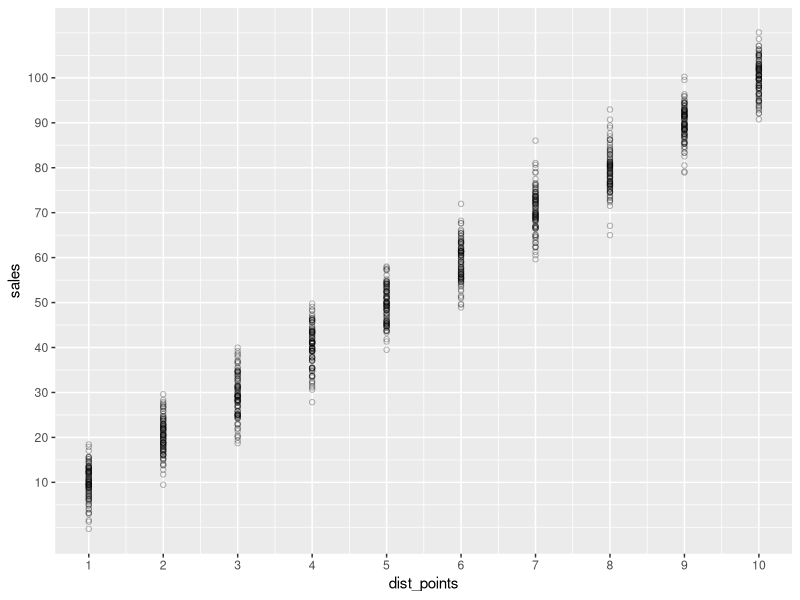
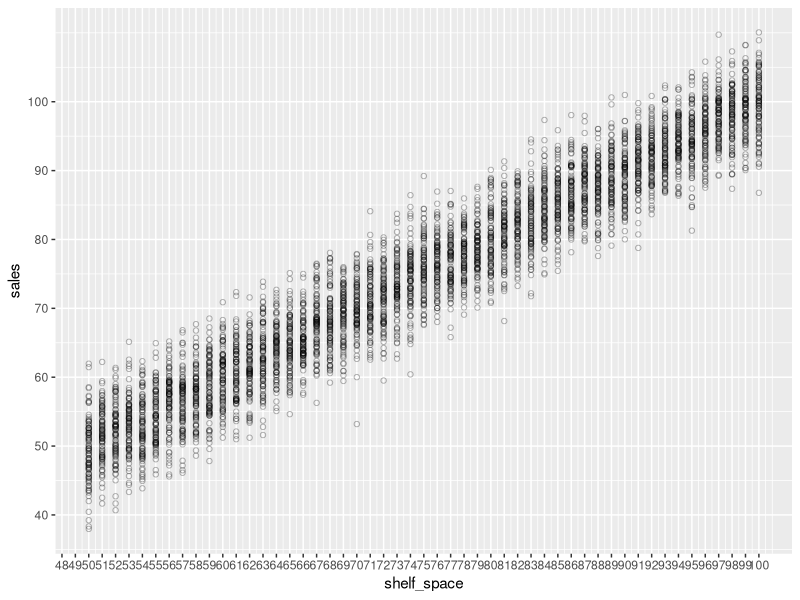
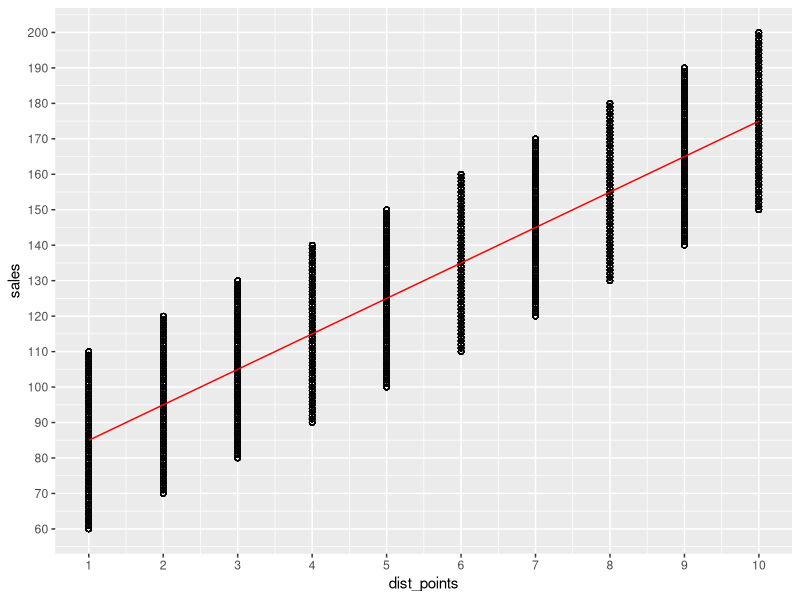
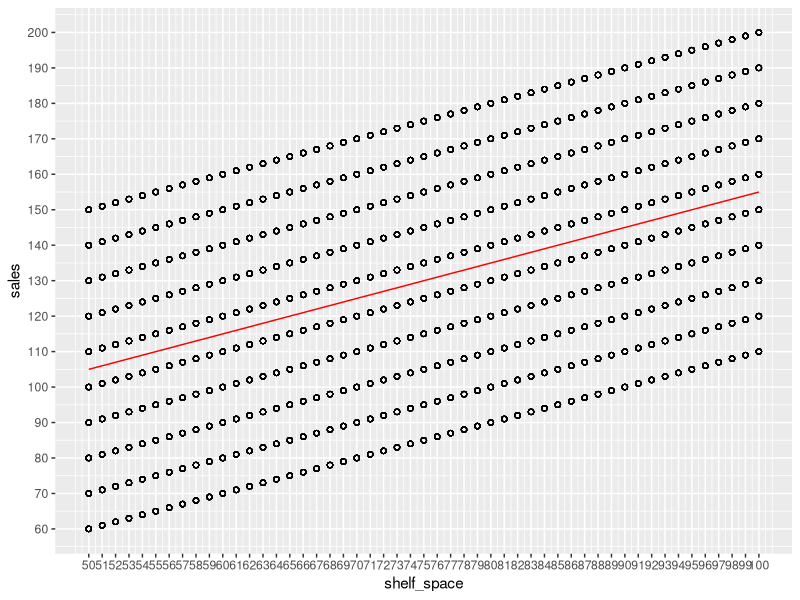
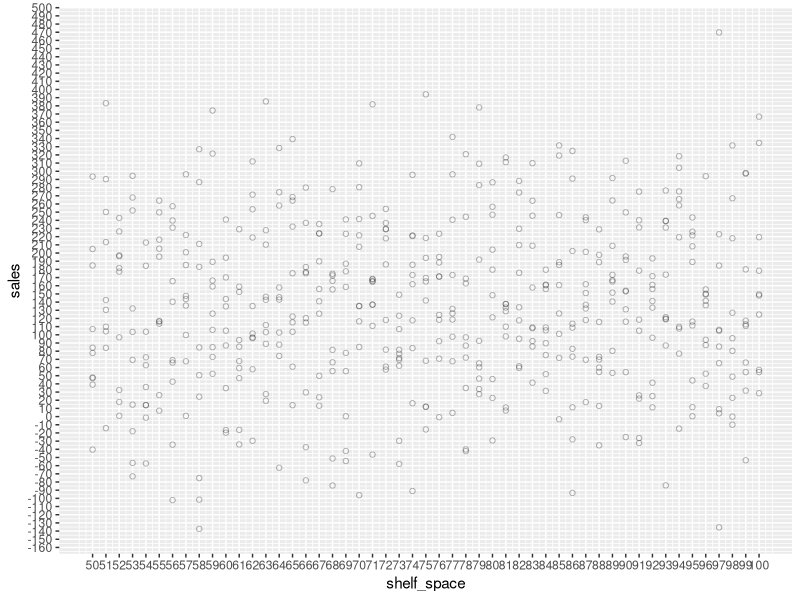
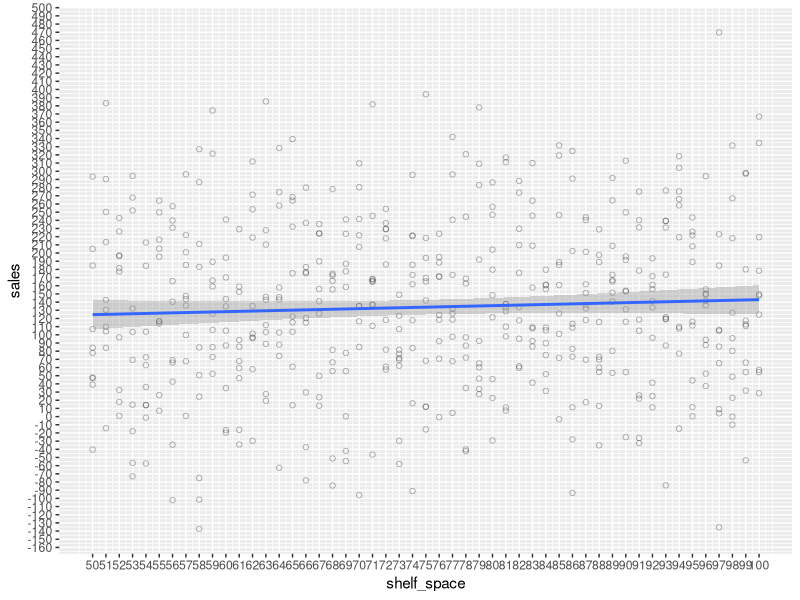
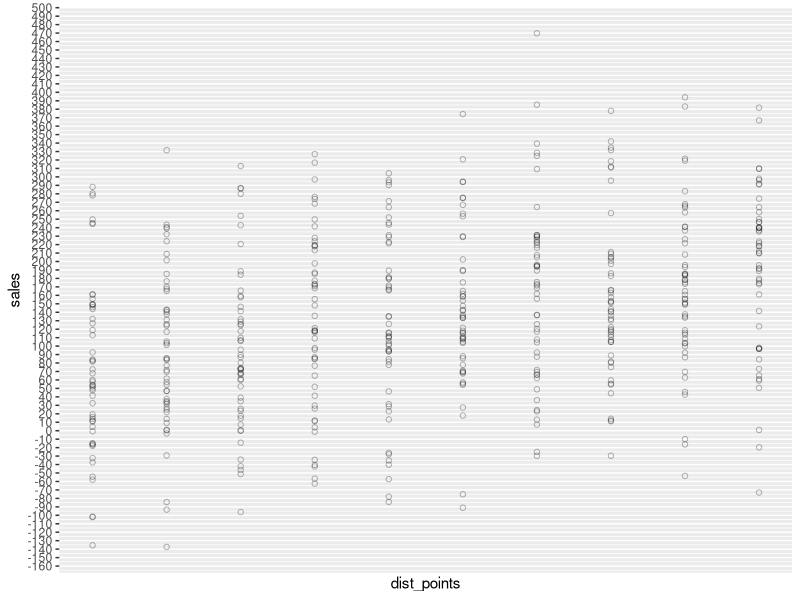
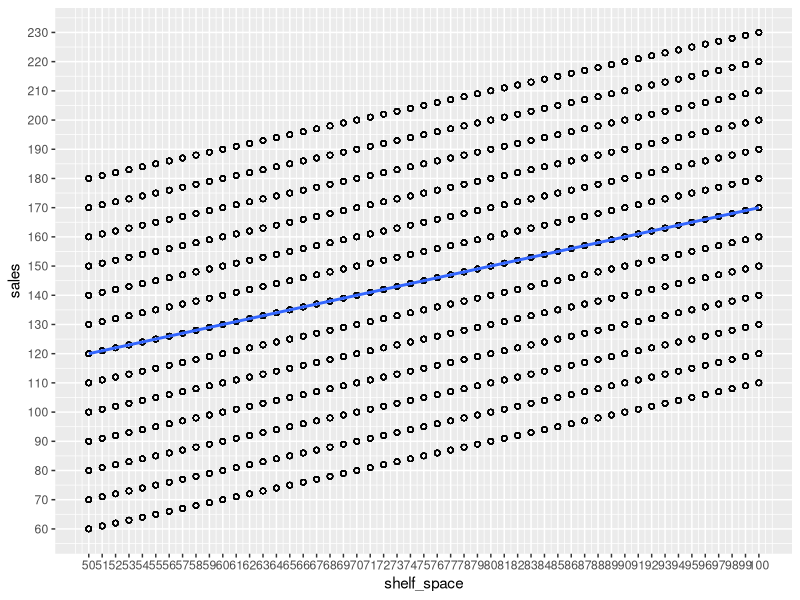

Source code (R) for these figures, in order:
## ---- chunk 1

library(tidyverse)
# library(plotly)



# Initial input data -------------------------------------------------------------------------------------------------------

## ---- chunk 2
dist_points_k <- 10
dist_points_d <- 0
dist_points_sigma <- 4

df_distpoints <-
    data.frame(dist_points = rep(1:10, 100) ) %>% 
    mutate(sales = dist_points * dist_points_k + dist_points_d + rnorm(n(), mean = 0, sd = dist_points_sigma))

df_distpoints %>% 
    ggplot(aes(x = dist_points, y = sales)) +
    geom_point(shape = 1, alpha = 0.3) +
    scale_x_continuous(breaks = seq(1,10)) +
    scale_y_continuous(breaks = seq(10,100,10))
## ---- chunk 3
shelf_space_k <- 1
shelf_space_d <- 0
shelf_space_sigma <- 4

df_shelfspace <-
    data.frame(shelf_space = rep(50:100, 100) ) %>% # 50% until 100% 
    mutate(sales = shelf_space * shelf_space_k + shelf_space_d + rnorm(n(), mean = 0, sd = shelf_space_sigma))

df_shelfspace %>% 
    ggplot(aes(x = shelf_space, y = sales)) +
    geom_point(shape = 1, alpha = 0.3) +
    scale_x_continuous(breaks = seq(1,100)) +
    scale_y_continuous(breaks = seq(10,100,10))

## ---- chunk 4
df_combinded_norandom <- 
    expand.grid(dist_points = rep(1:10, 10),
                shelf_space = rep(50:100, 10)
    ) %>% 
    mutate(sales = dist_points * dist_points_k + dist_points_d +
               shelf_space * shelf_space_k + shelf_space_d
    )

# df_combinded_norandom %>% nrow
# 51000



# 3d plot
# plot_ly(data = df_combinded_norandom, x=~dist_points, y=~shelf_space, z=~sales, type="scatter3d", mode="markers", alpha = 0.8) %>% 
#     layout(scene = list(camera=list(eye = list(x = -1.25, y = -1.5, z = 1.25))))
## ---- chunk 5
# actual residual standard error
sd(df_combinded_norandom %>% mutate(error = dist_points * dist_points_k + shelf_space * shelf_space_k - sales) %>% pull(error))
# 0
## ---- chunk 6
lm_res_no_random <- lm(sales ~ dist_points + shelf_space, data = df_combinded_norandom)
summary(lm_res_no_random)
# Coefficients:
#     Estimate Std. Error    t value Pr(>|t|)    
# (Intercept) -2.714e-11  5.967e-13 -4.549e+01   <2e-16 ***
#     dist_points  1.000e+01  3.754e-14  2.664e+14   <2e-16 ***
#     shelf_space  1.000e+00  7.325e-15  1.365e+14   <2e-16 ***
#     ---
#     Signif. codes:  0 ‘***’ 0.001 ‘**’ 0.01 ‘*’ 0.05 ‘.’ 0.1 ‘ ’ 1
# 
# Residual standard error: 2.435e-11 on 50997 degrees of freedom
# Multiple R-squared:      1,	Adjusted R-squared:      1 
# F-statistic: 4.481e+28 on 2 and 50997 DF,  p-value: < 2.2e-16

# parameter coefficients - fit very well
# no residual standard error - OK
## ---- chunk 7
lm_res_no_random_onlydistpoints <- lm(sales ~ dist_points, data = df_combinded_norandom)
summary(lm_res_no_random_onlydistpoints)
# Coefficients:
#     Estimate Std. Error t value Pr(>|t|)    
# (Intercept) 75.00000    0.14081   532.6   <2e-16 ***
#     dist_points 10.00000    0.02269   440.7   <2e-16 ***
#     ---
#     Signif. codes:  0 ‘***’ 0.001 ‘**’ 0.01 ‘*’ 0.05 ‘.’ 0.1 ‘ ’ 1
# 
# Residual standard error: 14.72 on 50998 degrees of freedom
# Multiple R-squared:  0.792,	Adjusted R-squared:  0.792 
# F-statistic: 1.942e+05 on 1 and 50998 DF,  p-value: < 2.2e-16

# dist_points coefficient is found very well!!!!!
# intercept is really high!!!!!!!
# R squared is already pretty high, but not as before!!!!!
## ---- chunk 8
pred_lm_res_no_random_onlydistpoints <- tibble(y = predict(lm_res_no_random_onlydistpoints, tibble(dist_points = df_combinded_norandom$dist_points)) , dist_points = df_combinded_norandom$dist_points)
(df_combinded_norandom %>% 
        ggplot(aes(x = dist_points, y = sales)) +
        geom_point(shape = 1, alpha = 0.3) +
        scale_x_continuous(breaks = seq(1,10)) +
        scale_y_continuous(breaks = seq(10,500,10)) +
        geom_line(data = pred_lm_res_no_random_onlydistpoints, aes(x = dist_points, y = y), col = 'red')
)
## ---- chunk 9
lm_res_no_random_onlyshelfspace <- lm(sales ~ shelf_space, data = df_combinded_norandom)
summary(lm_res_no_random_onlyshelfspace)
# Coefficients:
#     Estimate Std. Error t value Pr(>|t|)    
# (Intercept) 55.000000   0.660424   83.28   <2e-16 ***
#     shelf_space  1.000000   0.008641  115.73   <2e-16 ***
#     ---
#     Signif. codes:  0 ‘***’ 0.001 ‘**’ 0.01 ‘*’ 0.05 ‘.’ 0.1 ‘ ’ 1
# 
# Residual standard error: 28.72 on 50998 degrees of freedom
# Multiple R-squared:  0.208,	Adjusted R-squared:  0.208 
# F-statistic: 1.339e+04 on 1 and 50998 DF,  p-value: < 2.2e-16
## ---- chunk 10
pred_lm_res_no_random_onlyshelfspace <- tibble(y = predict(lm_res_no_random_onlyshelfspace, tibble(shelf_space = df_combinded_norandom$shelf_space)) , shelf_space = df_combinded_norandom$shelf_space)
(df_combinded_norandom %>% 
        ggplot(aes(x = shelf_space, y = sales)) +
        geom_point(shape = 1, alpha = 0.3) +
        scale_x_continuous(breaks = 50:100) +
        scale_y_continuous(breaks = seq(10,500,10)) +
        geom_line(data = pred_lm_res_no_random_onlyshelfspace, aes(x = shelf_space, y = y), col = 'red')
)
## ---- chunk 11
df_combinded <- 
    expand.grid(dist_points = rep(1:10, 10),
               shelf_space = rep(50:100, 10)
               ) %>% 
    mutate(sales = dist_points * dist_points_k + dist_points_d + rnorm(n(), mean = 0, sd = dist_points_sigma) +
               shelf_space * shelf_space_k + shelf_space_d + rnorm(n(), mean = 0, sd = shelf_space_sigma)
               )

# df_combinded %>% nrow
# 51000



# 3d plot
# plot_ly(data = df_combinded, x=~dist_points, y=~shelf_space, z=~sales, type="scatter3d", mode="markers", alpha = 0.8) %>% 
#     layout(scene = list(camera=list(eye = list(x = -1.25, y = -1.5, z = 1.25))))
## ---- chunk 12
sd(df_combinded %>% mutate(error = dist_points * dist_points_k + shelf_space * shelf_space_k - sales) %>% pull(error))
# 5.68907
## ---- chunk 13
lm_res <- lm(sales ~ dist_points + shelf_space, data = df_combinded)
summary(lm_res)
# Coefficients:
#     Estimate Std. Error t value Pr(>|t|)    
# (Intercept)  0.154233   0.138979    1.11    0.267    
# dist_points 10.002490   0.008743 1144.05   <2e-16 ***
#     shelf_space  0.997832   0.001706  584.88   <2e-16 ***
#     ---
#     Signif. codes:  0 ‘***’ 0.001 ‘**’ 0.01 ‘*’ 0.05 ‘.’ 0.1 ‘ ’ 1
# 
# Residual standard error: 5.671 on 50997 degrees of freedom
# Multiple R-squared:   0.97,	Adjusted R-squared:   0.97 
# F-statistic: 8.255e+05 on 2 and 50997 DF,  p-value: < 2.2e-16
## ---- chunk 14
df_combinded_part_extreme_randomised <- 
    expand.grid(dist_points = rep(1:10, 1),
                shelf_space = rep(50:100, 1)
    ) %>% 
    mutate(sales = dist_points * dist_points_k + dist_points_d + rnorm(n(), mean = 0, sd = dist_points_sigma) +
               shelf_space * shelf_space_k + shelf_space_d + rnorm(n(), mean = 0, sd = 100)
    )

(df_combinded_part_extreme_randomised %>% 
        ggplot(aes(x = shelf_space, y = sales)) +
        geom_point(shape = 1, alpha = 0.3) +
        scale_x_continuous(breaks = 50:100) +
        scale_y_continuous(breaks = seq(-700,700,10))
)
## ---- chunk 15
(df_combinded_part_extreme_randomised %>% 
        ggplot(aes(x = shelf_space, y = sales)) +
        geom_point(shape = 1, alpha = 0.3) +
        geom_smooth(method = lm) + 
        scale_x_continuous(breaks = 50:100) +
        scale_y_continuous(breaks = seq(-700,700,10))
)
## ---- chunk 16
(df_combinded_part_extreme_randomised %>% 
        ggplot(aes(x = dist_points, y = sales)) +
        geom_point(shape = 1, alpha = 0.3) +
        scale_x_continuous(breaks = 50:100) +
        scale_y_continuous(breaks = seq(-700,700,10))
)
## ---- chunk 17
df_combinded_part_extreme_randomised <- lm(sales ~ dist_points + shelf_space, data = df_combinded_part_extreme_randomised)
summary(df_combinded_part_extreme_randomised)
# Coefficients:
#     Estimate Std. Error t value Pr(>|t|)    
# (Intercept)  -1.7164    24.0538  -0.071  0.94314    
# dist_points  10.7457     1.5132   7.101  4.2e-12 ***
#     shelf_space   0.9498     0.2953   3.217  0.00138 ** 
#     ---
#     Signif. codes:  0 ‘***’ 0.001 ‘**’ 0.01 ‘*’ 0.05 ‘.’ 0.1 ‘ ’ 1
# 
# Residual standard error: 98.15 on 507 degrees of freedom
# Multiple R-squared:  0.107,	Adjusted R-squared:  0.1035 
# F-statistic: 30.39 on 2 and 507 DF,  p-value: 3.433e-13
## ---- chunk 18
df_combinded_norandom_analyse_preknowledge <- 
    expand.grid(dist_points = rep(1:10, 10),
                shelf_space = rep(50:100, 10),
                is_cooler = c(TRUE, FALSE)
    ) %>% 
    mutate(sales = dist_points * dist_points_k + dist_points_d +
               shelf_space * shelf_space_k + shelf_space_d +
               if_else(is_cooler, 30, 0)
    )
## ---- chunk 19
(df_combinded_norandom_analyse_preknowledge %>% 
        ggplot(aes(x = shelf_space, y = sales)) +
        geom_point(shape = 1, alpha = 0.3) +
        geom_smooth(method = lm) +
        scale_x_continuous(breaks = 50:100) +
        scale_y_continuous(breaks = seq(0,500,10))
)
## ---- chunk 20
(df_combinded_norandom_analyse_preknowledge %>% 
        ggplot(aes(x = dist_points, y = sales)) +
        geom_point(shape = 1, alpha = 0.3) +
        geom_smooth(method = lm) +
        scale_x_continuous(breaks = 1:10) +
        scale_y_continuous(breaks = seq(0,500,10))
)
## ---- chunk 21
df_combinded_norandom_analyse_preknowledge %>% 
    group_by(is_cooler) %>% summarise(sales = mean(sales)) %>% 
    ggplot(aes(x = is_cooler, y = sales)) +
    geom_bar(stat= 'identity') +
    geom_label(aes(label= sales) )
## ---- chunk 22
lm_res_analyse_effect <- lm(sales ~ dist_points + shelf_space + is_cooler, data = df_combinded_norandom_analyse_preknowledge)
summary(lm_res_analyse_effect)
# Coefficients:
#     Estimate Std. Error    t value Pr(>|t|)    
# (Intercept)   -3.210e-11  5.174e-13 -6.204e+01   <2e-16 ***
#     dist_points    1.000e+01  3.203e-14  3.122e+14   <2e-16 ***
#     shelf_space    1.000e+00  6.251e-15  1.600e+14   <2e-16 ***
#     is_coolerTRUE  3.000e+01  1.840e-13  1.630e+14   <2e-16 ***
#     ---
#     Signif. codes:  0 ‘***’ 0.001 ‘**’ 0.01 ‘*’ 0.05 ‘.’ 0.1 ‘ ’ 1
# 
# Residual standard error: 2.938e-11 on 101996 degrees of freedom
# Multiple R-squared:      1,	Adjusted R-squared:      1 
# F-statistic: 4.988e+28 on 3 and 101996 DF,  p-value: < 2.2e-16
